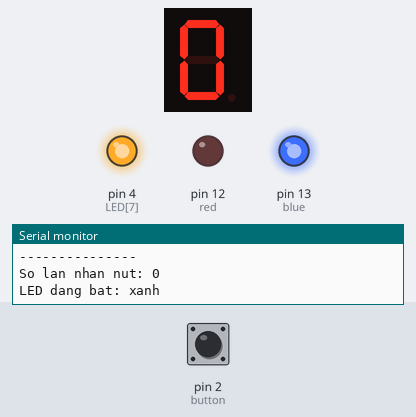
This sketch was run on a simulated Arduino Uno, built with avr-gcc and run on an emulated ATmega328P. Parts: 1-digit seven-segment display, output pins drawn as LEDs (lit = HIGH), the last lines printed to the serial monitor. Wiring (inferred from the names in the program): 1-digit 7-segment display, segments lit when LOW: segments pin 11, pin 10, pin 9, pin 8, pin 7, pin 6, pin 5. Inputs (shaded band) come from the test bench; at power-on: pin 2 (button) HIGH. The segment pins are drawn as the display they are named for; pins used as bus, display or sensor lines are not drawn.

Above: at 1.2 s.
1.3 s: pin 2 (button) pulled LOW for 0.15 s
At 1.8 s:
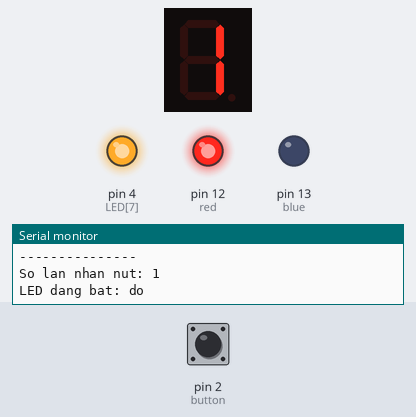
2.9 s: pin 2 (button) pulled LOW for 1 s
At 4.2 s:
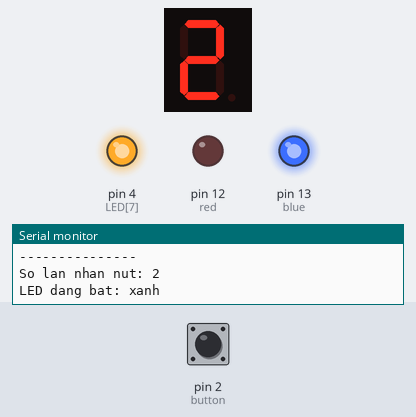
5.4 s: pin 2 (button) pulled LOW for 0.15 s
At 6.1 s:
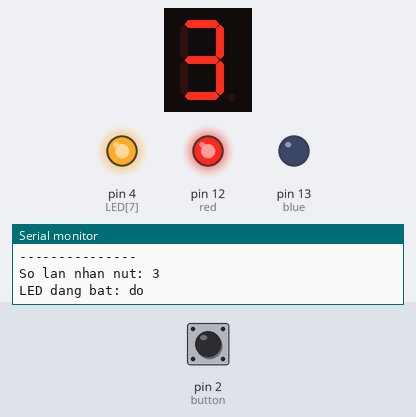
7.0 s: pin 2 (button) pulled LOW for 1 s
At 7.3 s:
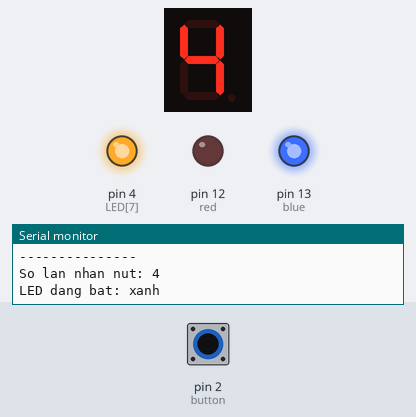
Timing chart, 0 to 10.0 s (numbered marks = the images above; inputs shaded):
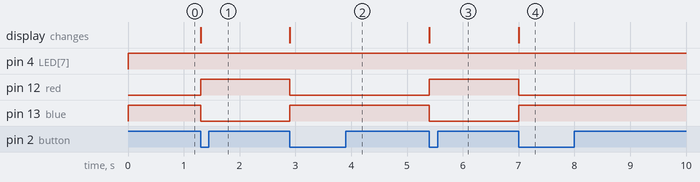

Measured:
- after the input at 1.3 s, pin 12 (red): LOW → HIGH at once; pin 13 (blue): HIGH → LOW at once; the display: changes at once (image 1)
- after the input at 2.9 s, pin 12 (red): HIGH → LOW at once; pin 13 (blue): LOW → HIGH at once; the display: changes at once (image 2)
- after the input at 5.4 s, pin 12 (red): LOW → HIGH at once; pin 13 (blue): HIGH → LOW at once; the display: changes at once (image 3)
- after the input at 7.0 s, pin 12 (red): HIGH → LOW at once; pin 13 (blue): LOW → HIGH at once; the display: changes at once (image 4)

The sketch:

ND7.ino
```cpp
const byte LED[8] = {11, 10, 9, 8, 7, 6, 5, 4};
const byte blue = 13;
const byte red = 12;
const byte button = 2;
int lastVal = -1;

unsigned long lastTime = 0;
const unsigned long fixedVal = 220;
volatile int dem = 0;

const byte so[10] = {
  B00111111,
  B00000110,
  B01011011,
  B01001111,
  B01100110,
  B01101101,
  B01111101,
  B00000111,
  B01111111,
  B01101111
};

void hien_thi(byte n) {
  for(int i = 0; i < 8; i++) {
    digitalWrite(LED[i], !((n >> i) & 1));
  }
}

void setup() {
  Serial.begin(9600);
  for (int i = 0; i < 8; i++) {
    pinMode(LED[i], OUTPUT);
  }
  pinMode(button, INPUT_PULLUP);
  pinMode(blue, OUTPUT);
  pinMode(red, OUTPUT);

  attachInterrupt(0, isr, FALLING);
}

  void isr() {
    if (millis() - lastTime > fixedVal) {
      dem++;
      lastTime = millis();
    }
  }

void loop() {
  int donvi = dem % 10;
  hien_thi(so[donvi]);

  if (dem & 1) {
    digitalWrite(red, HIGH);
    digitalWrite(blue, LOW);
  }
  else {
    digitalWrite(red, LOW);
    digitalWrite(blue, HIGH);
  }

  static int lastdem = -1;
  if (dem != lastdem) {
    Serial.println("---------------");

    Serial.print("So lan nhan nut: ");
    Serial.println(dem);

    Serial.print("LED dang bat: ");
    if (dem & 1) {
      Serial.println("do");
    }
    else {
      Serial.println("xanh");
    }

    lastdem = dem;
  }
}
```
